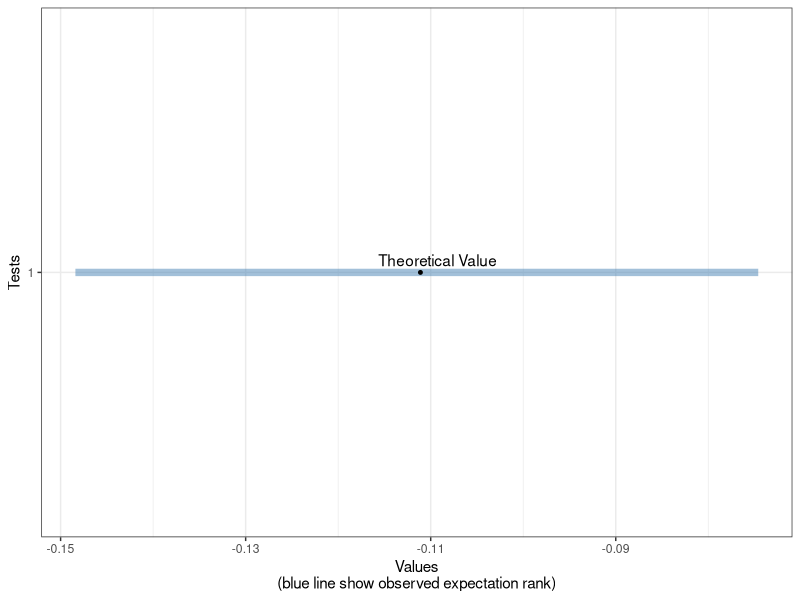

R code for this plot:
# Title     : TODO
# Objective : TODO
# Created by: oscarhernandezlopez
# Created on: 05/11/20

library(ggplot2)
library(ggrepel)

#1 p.247 (Cards)

list_of_means <- numeric()

pickCardSim <- function (reps){
  profit <- c(-1,1)
  prob <- c(5/9,4/9)
  winnings <- sample(profit, size = reps,replace = TRUE, prob = prob)
  mean(winnings)
}

n<-10000
for (i in 1:n) {
  list_of_means <- c(list_of_means,pickCardSim(n))
}

dat <- data.frame(test = 1, observed = c(-1/9),
                  exp_min = c(min(list_of_means)), exp_max = c(max(list_of_means)))

png('line_1_247.png',width = 2000, height = 1000,res = 300)
# change the seed number below for slightly different configuration of "observed":
set.seed(126)
ggplot(dat, aes(y = test)) +
  geom_segment(aes(x = exp_min, xend = exp_max, yend = test), colour = "steelblue", size = 2.5, alpha = 0.5) +
  geom_point(aes(x = observed), size = 1) +
  geom_text_repel(aes(x = observed), label = "Theoretical Value") +
  scale_y_continuous("Tests", breaks = 1, minor_breaks = NULL) +
  labs(x = "Values\n(blue line show observed expectation rank)") + theme_bw()
dev.off()
####################################
#deck <- c(1:10)
#
#rules <- function (number){
#  profit <- 0
#  if (number %% 2 == 0) {
#    profit <- profit - 1
#  } else {
#    profit <- profit + 1
#    }
#  return (profit)
#}
#
#exp <- numeric()
#for (i in 1:10000){
#  s <- sample(deck,size = 1,replace = TRUE,prob = rep(1/9,10))
#  exp <- c(exp,rules(s))
#}
#
#print("ReSult")
#sum(exp)
#mean(exp)

#https://homerhanumat.github.io/r-notes/monte-carlo-simulation.html
#https://stats.stackexchange.com/questions/325478/exciting-visualisation-for-observed-value-vs-expected-range